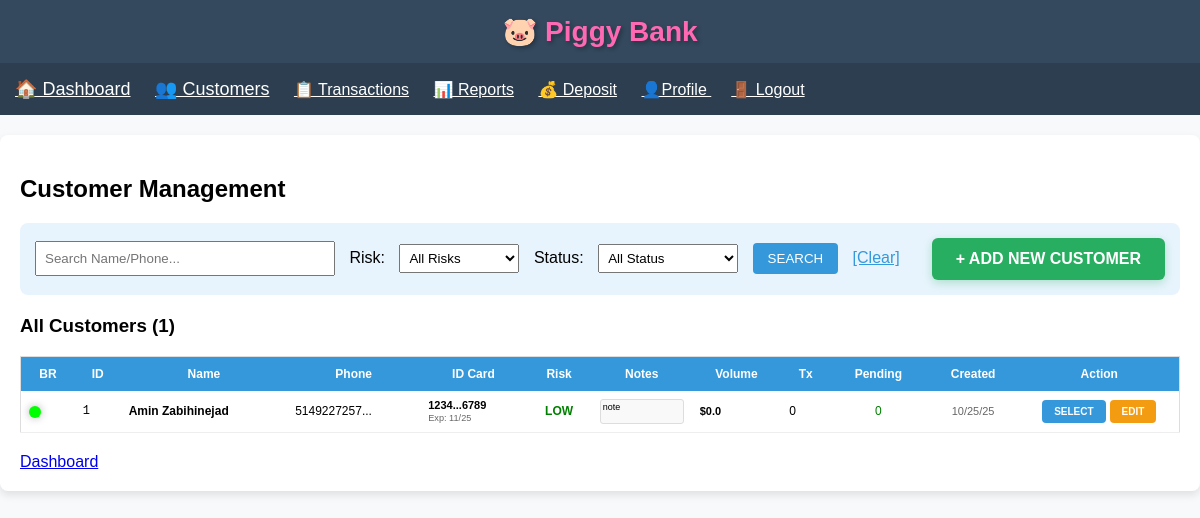
The app's page /customers (signed in) with its own data.
### app.py (models this page shows)
class Client(db.Model):
    id = db.Column(db.Integer, primary_key=True)
    first_name = db.Column(db.String(100), nullable=False)
    last_name = db.Column(db.String(100), nullable=False)
    email = db.Column(db.String(120), nullable=False)
    phone = db.Column(db.String(20), nullable=False)
    apartment = db.Column(db.String(20))
    civic_number = db.Column(db.String(20), nullable=False)
    street = db.Column(db.String(200), nullable=False)
    city = db.Column(db.String(100), nullable=False)
    province = db.Column(db.String(10), nullable=False)
    postal_code = db.Column(db.String(10), nullable=False)
    risk_level = db.Column(db.String(20), default='low risk')
    notes = db.Column(db.Text)
    created_at = db.Column(db.DateTime, default=datetime.utcnow)
    id1_type = db.Column(db.String(50))
    id1_issued_by = db.Column(db.String(100))
    id1_number = db.Column(db.String(50))
    id1_expiry_date = db.Column(db.Date)
    id1_filename = db.Column(db.String(255))
    id1_filesize = db.Column(db.Integer)
    id2_type = db.Column(db.String(50))
    id2_issued_by = db.Column(db.String(100))
    id2_number = db.Column(db.String(50))
    id2_expiry_date = db.Column(db.Date)
    id2_filename = db.Column(db.String(255))
    id2_filesize = db.Column(db.Integer)
    id3_type = db.Column(db.String(50))
    id3_issued_by = db.Column(db.String(100))
    id3_number = db.Column(db.String(50))
    id3_expiry_date = db.Column(db.Date)
    id3_filename = db.Column(db.String(255))
    id3_filesize = db.Column(db.Integer)
    id1_last_download = db.Column(db.DateTime)
    id2_last_download = db.Column(db.DateTime)
    id3_last_download = db.Column(db.DateTime)
    transactions = db.relationship('Transaction', backref='client', lazy=True)

### app.py (the view)
@app.route('/customers')
def customers():
    if 'user_id' not in session:
        return redirect(url_for('login'))
    return render_template('customers.html',
                           clients_data=calculate_clients_data(),
                           now=datetime.utcnow().date())

### app.py (called while the page is built, shortened)
def interpolate_color(volume):
    min_volume = 3000
    max_volume = 10000
    if volume < min_volume:
        return "#00FF00"

def calculate_clients_data():
    search = request.args.get('search', '')
    risk_level = request.args.get('risk_level', '')
    query = Client.query.order_by(Client.created_at.desc())
    if risk_level:
        query = query.filter(Client.risk_level == risk_level)
    clients = query.all()
    six_months_ago = datetime.utcnow() - timedelta(days=180)
    clients_data = []
    for client in clients:
        transactions_list = client.transactions
        total_volume_usd = 0
        led_color = interpolate_color(total_volume_usd)
        clients_data.append({
            'client': client,
            'total_volume_usd': round(total_volume_usd, 2),
            'led_color': led_color,
            'transactions_list': transactions_list
        })
    return clients_data

### templates/customers.html (shortened to what this page needs)
{% extends "base.html" %}
{% block content %}
<h2>Customer Management</h2>
<div style="background:#e8f4fd; padding:15px; border-radius:8px; margin-bottom:20px;">
    <div style="display: flex; justify-content: space-between; align-items: center; flex-wrap: wrap; gap: 15px;">
        <form method="GET" style="display: inline; flex: 1; min-width: 600px;">
            <input type="text" name="search" placeholder="Search Name/Phone..."
                   value="{{ request.args.get('search', '') }}" style="width:300px; padding:8px; margin-right:10px;">
            Risk: <select name="risk_level" style="margin:0 10px; padding:5px; width:120px;">
                <option value="">All Risks</option>
            </select>
            Status: <select name="tx_status" style="margin:0 10px; padding:5px; width:140px;">
                <option value="">All Status</option>
            </select>
            <input type="submit" value="SEARCH" style="padding:8px 15px; background:#3498db; color:white; border:none; border-radius:4px;">
            <a href="{{ url_for('customers') }}" style="margin-left:10px; color:#3498db;">[Clear]</a>
        </form>
        <a href="{{ url_for('edit_client', client_id='new') }}"
           style="background:#27ae60; color:white; padding:12px 24px; text-decoration:none; border-radius:6px; font-weight:bold; font-size:16px; box-shadow:0 3px 10px rgba(39,174,96,0.3);">
           + ADD NEW CUSTOMER
        </a>
    </div>
</div>
<h3>All Customers ({{ clients_data|length }})</h3>
<table style="width:100%; border-collapse:collapse; font-size:12px; border:1px solid #ddd;">
    <tr style="background:#3498db; color:white;">
        <th style="padding:10px;">BR</th>
        <th style="padding:10px;">ID</th>
        <th style="padding:10px;">Name</th>
        <th style="padding:10px;">Phone</th>
        <th style="padding:10px;">ID Card</th>
        <th style="padding:10px;">Risk</th>
        <th style="padding:10px; width:100px;">Notes</th>
        <th style="padding:10px;">Volume</th>
        <th style="padding:10px;">Tx</th>
        <th style="padding:10px;">Pending</th>
        <th style="padding:10px;">Created</th>
        <th style="padding:10px; width:160px;">Action</th>
    </tr>
    {% for data in clients_data %}
    <tr style="border-bottom:1px solid #eee; {% if data.client.risk_level == 'high risk' or data.client.risk_level == 'on hold' %}background:#fff5f5;{% endif %}">
        <td style="padding:8px;"><span class="led-indicator" style="background-color: {{ data.led_color }};" title="Business Relation: ${{ '%.2f'|format(data.total_volume_usd) }} over past 6 months"></span></td>
        <td style="padding:8px; font-family:monospace;">{{ data.client.id }}</td>
        <td style="padding:8px;"><strong>{{ data.client.first_name }} {{ data.client.last_name }}</strong></td>
        <td style="padding:8px;">{{ data.client.phone[:12] }}...</td>
        <td style="padding:8px; font-size:11px;">
            {% if data.client.id1_number or data.client.id2_number or data.client.id3_number %}
                {% if data.client.id1_number %}
                    <strong>{{ data.client.id1_number[:4] }}...{{ data.client.id1_number[-4:] }}</strong>
                    {% if data.client.id1_expiry_date %}
                        <br><small style="{% if data.client.id1_expiry_date and data.client.id1_expiry_date < now %}color:red;{% else %}color:#666;{% endif %}">
                            Exp: {{ data.client.id1_expiry_date.strftime('%m/%y') }}
                        </small>
                    {% endif %}
                {% elif data.client.id2_number %}
                    <strong>{{ data.client.id2_number[:4] }}...{{ data.client.id2_number[-4:] }}</strong>
                {% elif data.client.id3_number %}
                    <strong>{{ data.client.id3_number[:4] }}...{{ data.client.id3_number[-4:] }}</strong>
                {% endif %}
            {% else %}
                <span style="color:#999;">—</span>
            {% endif %}
        </td>
        <td style="padding:8px; text-align:center; font-weight:bold;">
            {% if data.client.risk_level == 'low risk' %}<span style="color:green;">LOW</span>
            {% elif data.client.risk_level == 'medium risk' %}<span style="color:orange;">MED</span>
            {% elif data.client.risk_level == 'high risk' %}<span style="color:red;">HIGH</span>
            {% else %}<span style="color:red;">HOLD</span>{% endif %}
        </td>
        <td style="padding:8px;">
            {% if data.client.notes %}
                <div style="height:25px; overflow-y:auto; border:1px solid #ddd; padding:2px; background:#f9f9f9; font-size:9px; border-radius:3px;">
                    {{ data.client.notes[:60] }}{% if data.client.notes|length > 60 %}...{% endif %}
                </div>
            {% else %}
                <span style="color:#999; font-style:italic;">—</span>
            {% endif %}
        </td>
        <td style="padding:8px; font-weight:bold; font-size:11px;">${{ "%.1f"|format(data.total_volume_usd) }}</td>
        <td style="padding:8px;">{{ data.transactions_list|length }}</td>
        <td style="padding:8px; text-align:center;">
            {% set pending_tx = data.transactions_list|selectattr('status', 'equalto', 'pending')|list %}
            {% if pending_tx|length > 0 %}
                <span style="color:red; font-weight:bold;">{{ pending_tx|length }}</span>
            {% else %}
                <span style="color:green;">0</span>
            {% endif %}
        </td>
        <td style="padding:8px; font-size:11px; text-align:center; color:#666;">
            {{ data.client.created_at.strftime('%m/%d/%y') }}
        </td>
        <td style="padding:8px;">
            <div style="display: flex; gap: 4px; justify-content: center;">
                <a href="{{ url_for('select_customer', client_id=data.client.id) }}"
                   style="background:#3498db; color:white; padding:6px 12px; text-decoration:none; border-radius:4px; font-size:10px; font-weight:bold; white-space: nowrap;">SELECT</a>
                <a href="{{ url_for('edit_client', client_id=data.client.id) }}"
                   style="background:#f39c12; color:white; padding:6px 12px; text-decoration:none; border-radius:4px; font-size:10px; font-weight:bold; white-space: nowrap;">EDIT</a>
            </div>
        </td>
    </tr>
    {% else %}
    <tr>
        <td colspan="12" style="padding:40px; text-align:center; color:#999; font-size:16px;">
            <div style="font-size:48px; margin-bottom:15px;">No customers found</div>
        </td>
    </tr>
    {% endfor %}
</table>
<div style="margin-top:20px;">
    <a href="{{ url_for('index') }}" style="font-size:16px;">Dashboard</a>
</div>
{% endblock %}

### templates/base.html (style rules this page uses)
* { box-sizing: border-box; }
body { font-family: Arial; margin: 0; padding: 0; background: #f8f9fa; }

### templates/customers.html (style rules this page uses)
.led-indicator { display: inline-block; width: 12px; height: 12px; border-radius: 50%; box-shadow: 0 0 8px rgba(0, 0, 0, 0.3); vertical-align: middle; margin-right: 5px; }

### records on screen
Client: client.id "1", client.first_name "Amin", client.last_name "Zabihinejad", client "5149227257", client "1234", client "6789", client.id1_expiry_date "11/25", client "note", client.created_at "10/25/25"

### other values on screen
{{ clients_data|length }} "1"
{{ "%.1f"|format(data.total_volume_usd) }} "0.0"
{{ data.transactions_list|length }} "0"
